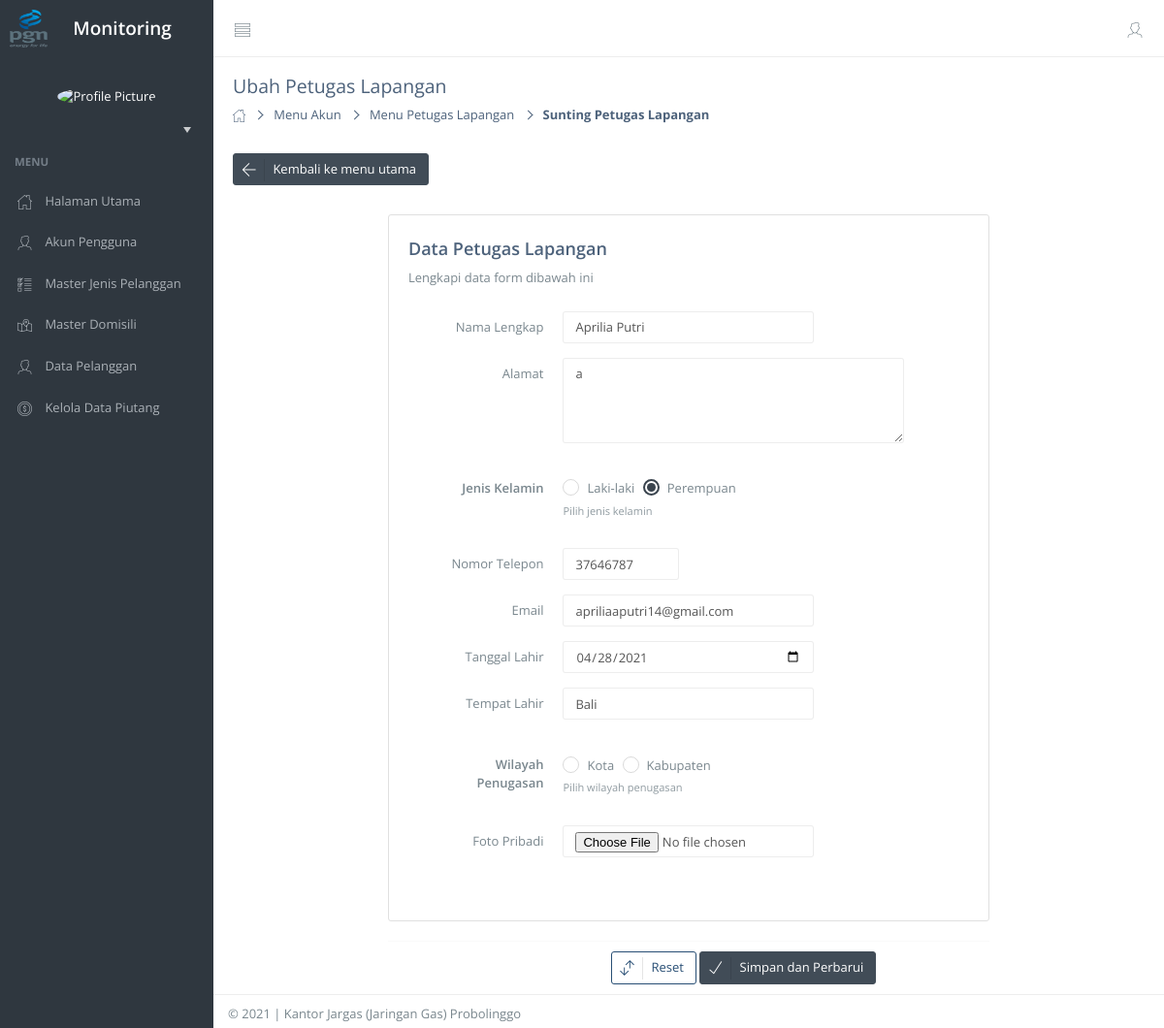
/account/editAkun?jabatan=petugas_lapangan&id=28, run on the app's committed database.
### tables this page shows
CREATE TABLE `user_officer` (
  `id_officer` int(11) NOT NULL,
  `id_login` int(11) NOT NULL,
  `name` varchar(75) NOT NULL,
  `address` varchar(255) DEFAULT NULL,
  `email` varchar(100) NOT NULL,
  `telp` varchar(15) NOT NULL,
  `jenis_kelamin` enum('L','P') NOT NULL,
  `tanggal_lahir` date NOT NULL,
  `tempat_lahir` varchar(50) NOT NULL,
  `foto` varchar(50) NOT NULL,
  `jabatan` enum('petugas_lapangan','pegawai_kantor','manajer') NOT NULL,
  `wilayah_penugasan` enum('kota','kabupaten') DEFAULT NULL
);

### application/controllers/Account.php (called while the page is built, shortened)
<?php
class Account extends CI_Controller {
    public function __construct()
    {
        $this->load->model('M_account');
    }
    public function editAkun(){
        $id_login = $this->input->get('id');
        $jabatan  = $this->input->get('jabatan');
        $dataOfficer = $this->M_account->getDataOfficer($jabatan, $id_login);
        if ( $dataOfficer->num_rows() == 1 ) {
            $data = array(
                'folder'    => "account",
                'view'      => "V_edit_account",
                'dataOfficer' => $dataOfficer->row_array()
            );
            $this->load->view('template/template_backend', $data);
        } else {
            show_404();
        }
    }
}
?>

### index.php (called while the page is built, shortened)
<?php
require_once BASEPATH.'core/CodeIgniter.php';

### application/models/M_account.php (called while the page is built, shortened)
<?php
    class M_account extends CI_Model {
        function getDataOfficer( $jabatan, $id_login = null ) {
            if ( $id_login ) {
                $sql = "SELECT
                        user_login.id_login, user_login.username, user_login.level,
                        user_officer.*
                    FROM user_login
                    JOIN user_officer ON user_officer.id_login = user_login.id_login
                    WHERE user_officer.jabatan = '$jabatan' AND user_officer.id_login = '$id_login'";
            }
            $query = $this->db->query($sql);
            return $query;
        }
    }

### application/views/account/V_edit_account.php (the view, shortened to what this page needs)
              <div id="content-container">
                  <div id="page-head">
                      <div id="page-title">
		<?php
			$ambilJabatanFromURL = $this->input->get('jabatan');
			$text = "";
			$link = "";
			if ( $ambilJabatanFromURL == "pegawai_kantor" ) {
				$text = "Pegawai Kantor";
				$link = base_url('account/viewPegawaiKantor');
			} else if ( $ambilJabatanFromURL == "petugas_lapangan" ) {
				$text = "Petugas Lapangan";
				$link = base_url('account/viewPetugasLapangan');
			}
		?>
                          <h1 class="page-header text-overflow">Ubah <?php echo $text ?> </h1>
                      </div>
	<ol class="breadcrumb">
		<li><a href="<?php echo base_url('account') ?>"><i class="demo-pli-home"></i></a></li>
		<li><a href="<?php echo base_url('account') ?>">Menu Akun</a></li>
		<li><a href="<?php echo $link ?>">Menu <?php echo $text ?></a></li>
		<li class="active">Sunting <?php echo $text ?></li>
	</ol>
                  </div>
                  <div id="page-content">
                      <div class="row pad-btm">
                          <div class="col-sm-6 toolbar-left">
                              <a href="<?php echo $link ?>" id="demo-btn-addrow" class="btn btn-primary btn-labeled"><i class="btn-label ti-arrow-left"></i> Kembali ke menu utama</a>
                          </div>
                      </div>
              <div class="row">
                  <div class="col-md-8 col-md-offset-2">
                      <div class="panel panel-body" style="border : 1px solid #e0e0e0">
                      <h4>Data <?php echo $text ?></h4>
                          <p>Lengkapi data form dibawah ini</p>
           <form class="form-horizontal" action="<?php echo base_url('account/prosesUbahAkun') ?>" method="POST" enctype="multipart/form-data">
               <div class="panel-body">
                   <div class="form-group">
                       <label for="demo-is-inputnormal" class="col-sm-3 control-label">Nama Lengkap</label>
                       <div class="col-sm-6">
                           <input name="nama" type="text" placeholder="Masukkan nama lengkap..." value="<?php echo $dataOfficer['name'] ?>" required="" class="form-control" id="demo-is-inputnormal">
                       </div>
                   </div>
                   <div class="form-group">
                       <label for="demo-is-inputnormal" class="col-sm-3 control-label">Alamat</label>
                       <div class="col-sm-8">
                                      <textarea placeholder="Masukkan alamat..." rows="4" class="form-control" name="alamat" required=""><?php echo $dataOfficer['address'] ?></textarea>
                       </div>
                   </div>
                                  <div class="form-group pad-ver">
                   <label class="col-md-3 control-label text-semibold">Jenis Kelamin</label>
                   <div class="col-md-6">
                       <div class="radio">
                           <label for="gender-1">Laki-laki</label>
                           <label for="gender-2">Perempuan</label>
                       </div>
                                      <small class="text-muted">Pilih jenis kelamin</small>
					</div>
				</div>
                   <div class="form-group">
                       <label class="col-sm-3 control-label">Nomor Telepon</label>
                       <div class="col-sm-3">
                           <input name="notelp" type="number" maxlength="12" placeholder="081..."  class="form-control" value="<?php echo $dataOfficer['telp'] ?>" required="">
                       </div>
                   </div>
                                  <div class="form-group">
                       <label for="demo-is-inputnormal" class="col-sm-3 control-label">Email</label>
                       <div class="col-sm-6">
                           <input name="email" type="email" value="<?php echo $dataOfficer['email'] ?>" placeholder="Email..." required="" class="form-control" id="demo-is-inputnormal">
                       </div>
                   </div>
                                  <div class="form-group">
                       <label for="demo-is-inputnormal" class="col-sm-3 control-label">Tanggal Lahir</label>
                       <div class="col-sm-6">
                           <input name="tanggallahir" type="date" class="form-control" value="<?php echo $dataOfficer['tanggal_lahir'] ?>" id="demo-is-inputnormal" required="">
                       </div>
                   </div>
				<div class="form-group">
                       <label for="demo-is-inputnormal" class="col-sm-3 control-label">Tempat Lahir</label>
                       <div class="col-sm-6">
                           <input name="tempatlahir" type="text" value="<?php echo $dataOfficer['tempat_lahir'] ?>" placeholder="Masukkan Tempat Lahir..."  class="form-control" id="demo-is-inputnormal" required="">
                       </div>
                   </div>
				<div class="form-group pad-ver">
                   <label class="col-md-3 control-label text-semibold">Wilayah Penugasan</label>
                   <div class="col-md-6">
                       <div class="radio">
                           <label for="wilayah-1">Kota</label>
                           <label for="wilayah-2">Kabupaten</label>
                       </div>
                                      <small class="text-muted">Pilih wilayah penugasan</small>
					</div>
				</div>
				<div class="form-group">
                       <label for="demo-is-inputnormal" class="col-sm-3 control-label">Foto Pribadi</label>
                       <div class="col-sm-6">
                           <input name="foto" type="file" placeholder="Masukkan Foto.."  class="form-control" id="demo-is-inputnormal" >
                       </div>
                   </div>
                             </div>
           </div>
                      </div>
   </div>
                  <div class="row">
                  <div class="col-md-8 col-md-offset-2">
	<div class="panel-footer">
		<div class="row">
               <div class="col-md-10 text-right">
				<a href="<?php echo base_url('account') ?>" class="btn btn-default btn-hover-primary btn-labeled" style="color: #294f75; border: 1px solid #294f75 !important"><i class="btn-label ti-exchange-vertical"></i> Reset</a>
              					<button class="btn btn-primary btn-labeled btn-submit"><i class="btn-label ti-check"></i> Simpan dan Perbarui</button>
               </div>
           </div>
   	</div>
</div>

### data on the page
user_officer: nama "Aprilia Putri", alamat "a", notelp "37646787", email "apriliaaputri14@gmail.com", tanggallahir "04/28/2021", tempatlahir "Bali"

### other printed values
$text "Petugas Lapangan"
